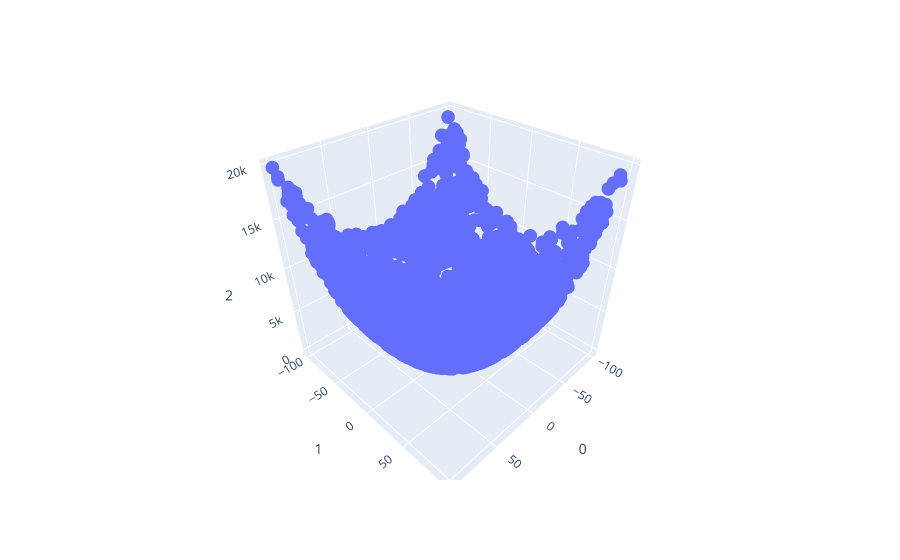

Notebook cell for this chart:
### Code cell
rand = np.random.default_rng(42)

#Defining the values we talked about
a = -100
b = 100
n = 2048

#Our target function f
def f(x,y):
    return x**2 + y**2


xcoords = rand.uniform(low=a,high=b,size=(n,1))
ycoords = rand.uniform(low=a,high=b,size=(n,1))
noise = rand.normal(loc=0,scale=1,size=(n,1))
zcoords = f(xcoords,ycoords) + noise

dataset = np.concatenate((xcoords,ycoords,zcoords),axis=1)


#Simple scatter plot for visualisation
fig = px.scatter_3d(dataset,x=0,y=1,z=2)
fig.show()

### Figure 1 — Plotly figure (JSON) as saved in the notebook; plotly's stock layout.template omitted (floating-point values rounded to 4 significant figures; data arrays with more than 128 entries replaced by an {"elided": "..."} marker saying what was removed)
{"data": [{"hovertemplate": "0=%{x}<br>1=%{y}<br>2=%{z}<extra></extra>", "legendgroup": "", "marker": {"color": "#636efa", "symbol": "circle"}, "mode": "markers", "name": "", "scene": "scene", "showlegend": false, "type": "scatter3d", "x": {"elided": "2048 float values"}, "y": {"elided": "2048 float values"}, "z": {"elided": "2048 float values"}}], "layout": {"legend": {"tracegroupgap": 0}, "margin": {"t": 60}, "scene": {"domain": {"x": [0, 1], "y": [0, 1]}, "xaxis": {"title": {"text": "0"}}, "yaxis": {"title": {"text": "1"}}, "zaxis": {"title": {"text": "2"}}}}}
